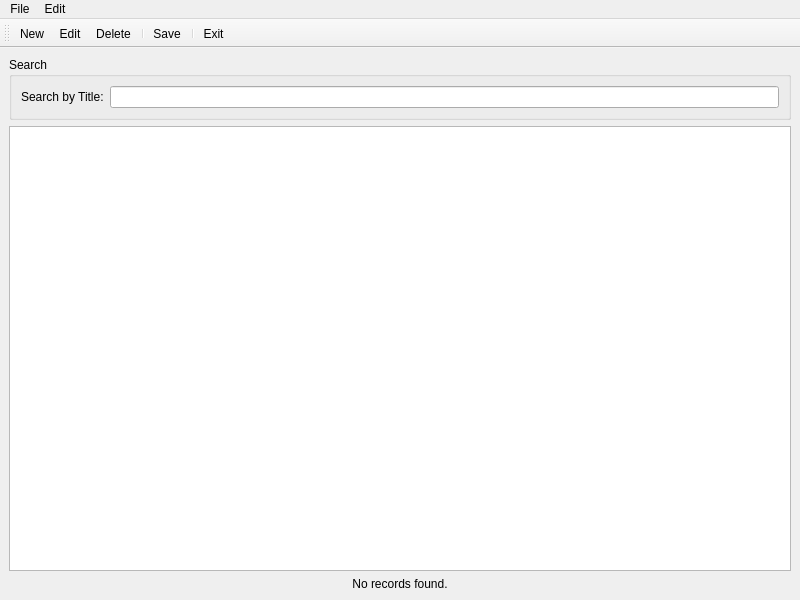
<?xml version="1.0" encoding="UTF-8"?>
<ui version="4.0">
 <class>MainWindow</class>
 <widget class="QMainWindow" name="MainWindow">
  <property name="geometry">
   <rect>
    <x>0</x>
    <y>0</y>
    <width>800</width>
    <height>600</height>
   </rect>
  </property>
  <property name="windowTitle">
   <string>Password Manager</string>
  </property>
  <widget class="QWidget" name="centralwidget">
   <layout class="QVBoxLayout" name="verticalLayout">
    <item>
     <widget class="QGroupBox" name="filterGroup">
      <property name="title">
       <string>Search</string>
      </property>
      <layout class="QHBoxLayout" name="horizontalLayout">
       <item>
        <widget class="QLabel" name="labelSearch">
         <property name="text">
          <string>Search by Title:</string>
         </property>
        </widget>
       </item>
       <item>
        <widget class="QLineEdit" name="searchEdit"/>
       </item>
      </layout>
     </widget>
    </item>
    <item>
     <widget class="QTableView" name="tableView">
      <property name="sizePolicy">
       <sizepolicy hsizetype="Expanding" vsizetype="Expanding">
        <horstretch>1</horstretch>
        <verstretch>1</verstretch>
       </sizepolicy>
      </property>
      <property name="alternatingRowColors">
       <bool>true</bool>
      </property>
      <property name="selectionBehavior">
       <enum>QAbstractItemView::SelectRows</enum>
      </property>
     </widget>
    </item>
    <item>
     <widget class="QLabel" name="emptyLabel">
      <property name="text">
       <string>No records found.</string>
      </property>
      <property name="alignment">
       <set>Qt::AlignCenter</set>
      </property>
      <property name="visible">
       <bool>false</bool>
      </property>
     </widget>
    </item>
   </layout>
  </widget>
  <widget class="QMenuBar" name="menubar">
   <property name="geometry">
    <rect>
     <x>0</x>
     <y>0</y>
     <width>800</width>
     <height>24</height>
    </rect>
   </property>
   <widget class="QMenu" name="menuFile">
    <property name="title">
     <string>File</string>
    </property>
    <addaction name="actionExit"/>
   </widget>
   <widget class="QMenu" name="menuEdit">
    <property name="title">
     <string>Edit</string>
    </property>
    <addaction name="actionNew"/>
    <addaction name="actionEdit"/>
    <addaction name="actionDelete"/>
    <addaction name="separator"/>
    <addaction name="actionSave"/>
   </widget>
   <addaction name="menuFile"/>
   <addaction name="menuEdit"/>
  </widget>
  <widget class="QToolBar" name="toolBar">
   <property name="windowTitle">
    <string>toolBar</string>
   </property>
   <attribute name="toolBarArea">
    <enum>TopToolBarArea</enum>
   </attribute>
   <attribute name="toolBarBreak">
    <bool>false</bool>
   </attribute>
   <addaction name="actionNew"/>
   <addaction name="actionEdit"/>
   <addaction name="actionDelete"/>
   <addaction name="separator"/>
   <addaction name="actionSave"/>
   <addaction name="separator"/>
   <addaction name="actionExit"/>
  </widget>
  <action name="actionNew">
   <property name="text">
    <string>New</string>
   </property>
   <property name="toolTip">
    <string>Create new record</string>
   </property>
  </action>
  <action name="actionEdit">
   <property name="text">
    <string>Edit</string>
   </property>
   <property name="toolTip">
    <string>Edit current cell</string>
   </property>
  </action>
  <action name="actionDelete">
   <property name="text">
    <string>Delete</string>
   </property>
   <property name="toolTip">
    <string>Delete selected record</string>
   </property>
  </action>
  <action name="actionSave">
   <property name="text">
    <string>Save</string>
   </property>
   <property name="toolTip">
    <string>Save changes</string>
   </property>
  </action>
  <action name="actionExit">
   <property name="text">
    <string>Exit</string>
   </property>
   <property name="shortcut">
    <string>Ctrl+Q</string>
   </property>
  </action>
 </widget>
 <resources/>
 <connections/>
</ui>
